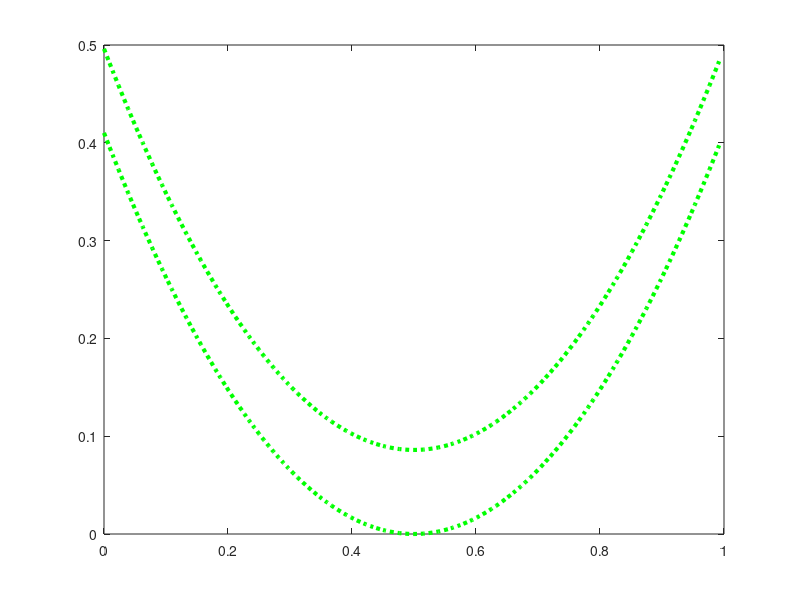

Write MATLAB code to recreate this figure. (Note: this script raises an error after producing the figure.)
clc
clear all;
close all
SampFreq = 256/2;
addpath('D:\tfsa_5-5\windows\win64_bin');
t = 0:1/SampFreq:1-1/SampFreq;

t = 0:1/SampFreq:1-1/SampFreq;

Sig1 = 1*exp(1i*(2*pi*(70*(t-0.5).^3))+1i*(2*pi*(0*t))); %300t»òÕß150t
Sig2 = 1*exp(1i*(2*pi*(70*(t-0.5).^3))+1i*(2*pi*(11*t))); %300t»òÕß150t

IF_O(:,1)=3*70*(t-0.5).^2/1;
IF_O(:,2)=3*70*(t-0.5).^2/1+11;


num=2;
NS=100;
%NS=2;
%NS=5;
IF_O=2*IF_O/length(IF_O);
% HADTFD BASED
win_length=45;
%for snr=-10:2:10
iiii=0;
delta=2;
L=32*1;
FFT_length=length(Sig1);
iiii=iiii+1;

a=2*rand(1,3);
% a(:)=1;
%SigO=(1+a(1))*Sig1+(1+a(2))*Sig2+(1+a(3))*Sig3;
SigO=1*Sig1+1*Sig2;
delta=3;
%    SigO=Sig1+Sig2+Sig3;

Sig=awgn(SigO,0,'measured');

    %legend('Original IF','FAST-IF','ADTFD-RANSAC','QML-RANSAC');
    close all;
    figure;
    plot(t,IF_O/2,'g:','linewidth',3);

            findex2 =ADTFD_RANSAC_Illust(Sig,3,15,64,num,500/1,4,8,1,IF_O,t);

    xlabel('Time(s)');
    ylabel('Instantaneous Frequency (Hz)');
I=HTFD_new1(Sig,3,8,64);
t = 0:1/SampFreq:1-1/SampFreq;
f=0:1/256:0.5-1/256;    
figure;
imagesc(t,f,I)
set(gcf,'Position',[20 100 640 500]);
xlabel('Time / Sec','FontSize',20,'FontName','Times New Roman');
ylabel('Frequency / Hz','FontSize',20,'FontName','Times New Roman');
set(gca,'YDir','normal');
%title('(c)','FontSize',24,'FontName','Times New Roman');
set(gca,'FontSize',20);


I=HTFD_new1(SigO,3,8,64);
t = 0:1/SampFreq:1-1/SampFreq;
f=0:1/256:0.5-1/256;    
figure;
imagesc(t,f,I)
set(gcf,'Position',[20 100 640 500]);
xlabel('Time / Sec','FontSize',20,'FontName','Times New Roman');
ylabel('Frequency / Hz','FontSize',20,'FontName','Times New Roman');
set(gca,'YDir','normal');
%title('(c)','FontSize',24,'FontName','Times New Roman');
set(gca,'FontSize',20);


